Frame 1 (no input): blank canvas, image omitted
Frame 60 (the mouse pressed at the canvas centre just before this capture): blank canvas, image omitted
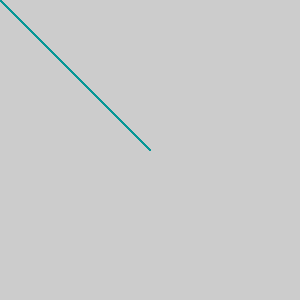
Frame 120 (the mouse held since frame 60 and released just before this capture)

The Processing sketch whose frames 1 and 60 were blank and that drew this single picture after the mouse press (run headless with seeded random() and noise(); from frame 60 on, the mouse is pressed at the canvas centre):

// Processing sketch: processing_182739
// ── processing_182739.pde

void setup() {
size(300,300);
}
 
 
void draw(){
   stroke(5, mouseX, mouseY);
  line(0, 0, mouseX, mouseY);
  }
